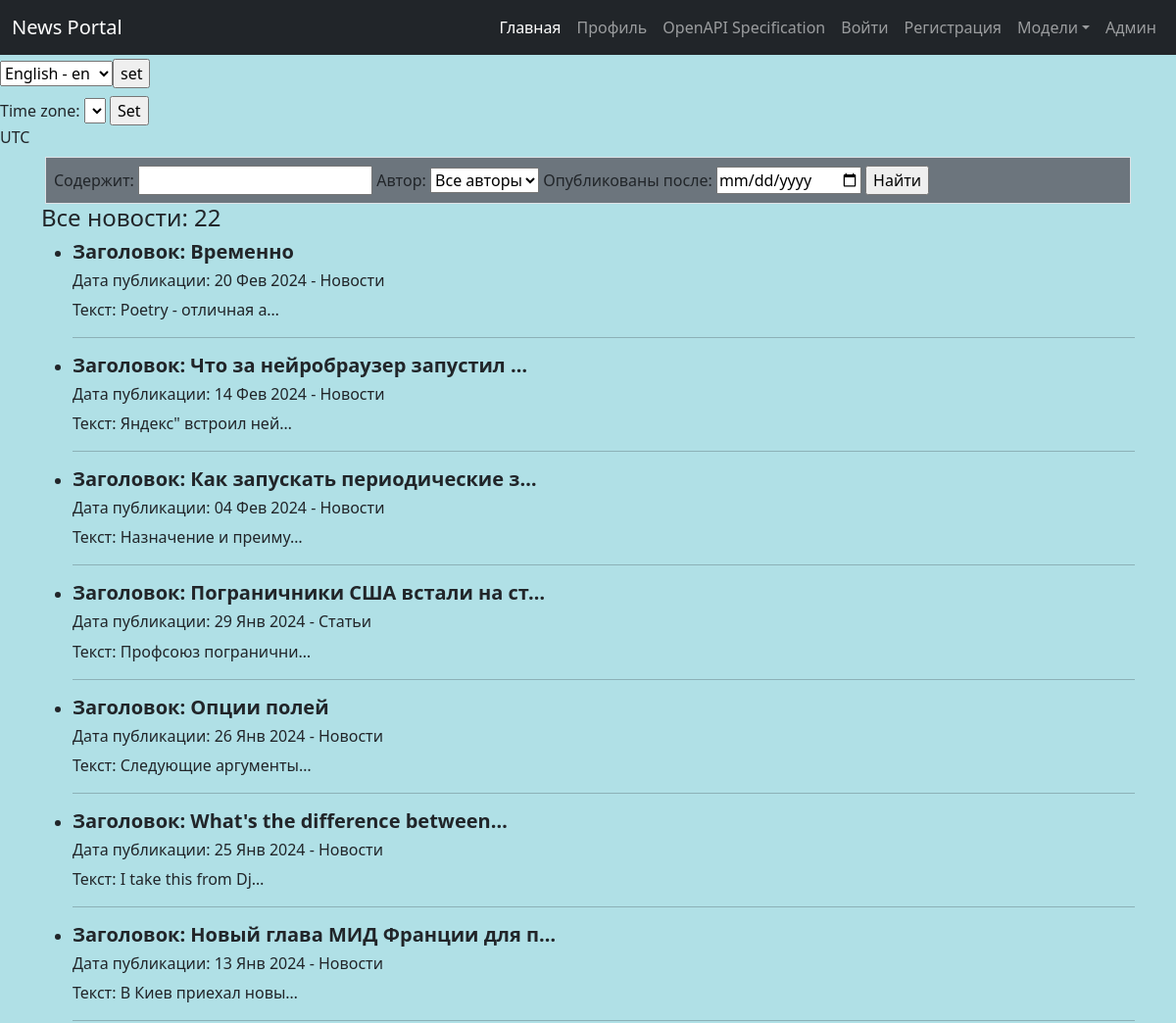
The page /news/search/ (upper part) on the database as committed earlier.
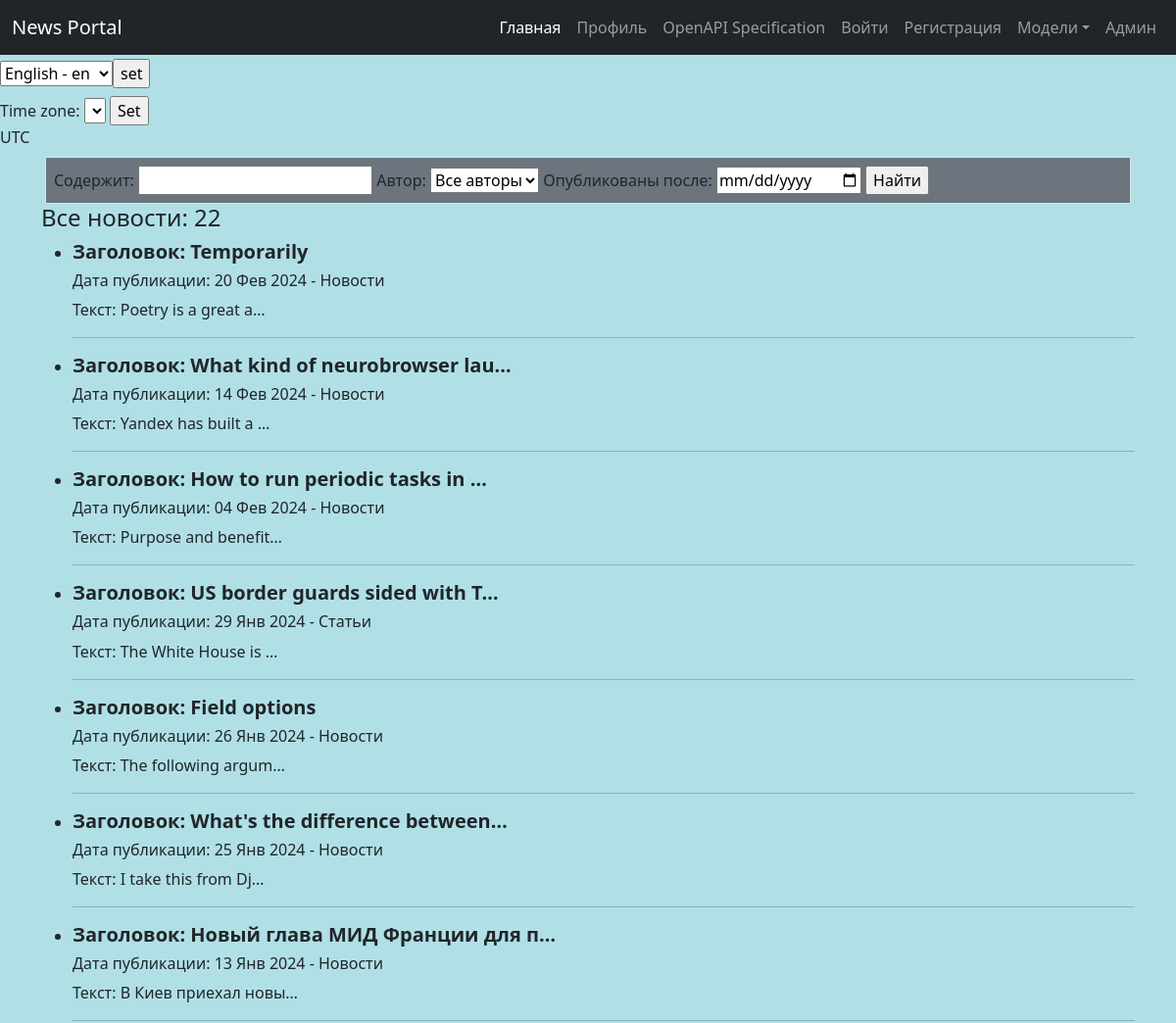
The same page on the database as committed later.
### news/models.py (models this page shows, shortened)
class Post(models.Model):
    news = 'NE'
    articles = 'AR'
    TYPES = [
        (news, _('News')),
        (articles, _('Articles'))
    ]
    author = models.ForeignKey(Author, on_delete=models.CASCADE, verbose_name=_('Author'))
    choice_types = models.CharField(_('Choice of Types'), max_length=2, choices=TYPES, default=news)
    time_in = models.DateTimeField(_('Time zone'), default=timezone.now)
    categories_post = models.ManyToManyField(Category, through='PostCategory')
    title = models.CharField(_('Title'), max_length=240, default='')
    content = models.TextField(_('Content'), blank=False)
    rate_new = models.IntegerField(_('New rate'), default=0)
    class Meta:
        verbose_name = _('Post')
        verbose_name_plural = _('Posts')

### news/views/post.py (the view)
# urls.py: path('news/search/', PostSearch.as_view(), name='post_search'),
class PostSearch(ListView):
    model = Post
    ordering = '-time_in'
    template_name = APP + 'search.html'
    context_object_name = 'posts'
    def get_queryset(self):
        queryset = super().get_queryset()
        self.filterset = PostFilter(self.request.GET, queryset)
        return self.filterset.qs  # Возвращаем из функции отфильтрованный список товаров
    def get_context_data(self, **kwargs):
        context = super().get_context_data(**kwargs)
        context['filterset'] = self.filterset
        return context

### news/models.py (called while the page is built)
    def __str__(self):
        return f'{self.user.username}'

### news/templates/news/search.html (shortened to what this page needs)
{% extends 'default.html' %}
{% block content %}
<div class="container px-1">
    <div class="row gx-4">
        <div class="col">
   <div class="p-2 border bg-secondary">
   <form action="" method="get">
       {{ filterset.form.as_table }}
       <input type="submit" value="Найти" />
   </form>
      </div>
        </div>
    </div>
</div>
<h4>Все новости: {{ filterset.qs|length }}</h4>
<ul>
{% if posts %}
    {% for post in filterset.qs %}
   <li>
      <h5><b class="text-center">Заголовок: {{ post.title|truncatechars:30 }}</a></b></h5>
      <h6>Дата публикации: {{ post.time_in|date:'d M Y' }} - {{ post.get_choice_types_display }} </h6>
      <p>Текст: {{ post.content|truncatechars:20 }}</p>
      <hr>
   </li>
{% endfor %}
</ul>
{% else %}
<h3>Новостей нет!</h3>
{% endif %}
{% endblock content %}

Rows that differ between the two databases and show on the page:
changed Post: title "Временно" → "Temporarily"; content "Poetry - отличная а…" → "Poetry is a great a…"
changed Post: title "Что за нейробраузер запустил …" → "What kind of neurobrowser lau…"; content "Яндекс\" встроил ней…" → "Yandex has built a …"
changed Post: title "Как запускать периодические з…" → "How to run periodic tasks in …"; content "Назначение и преиму…" → "Purpose and benefit…"
changed Post "Статьи": title "Пограничники США встали на ст…" → "US border guards sided with T…"; content "Профсоюз погранични…" → "The White House is …"
changed Post: title "Опции полей" → "Field options"; content "Следующие аргументы…" → "The following argum…"
